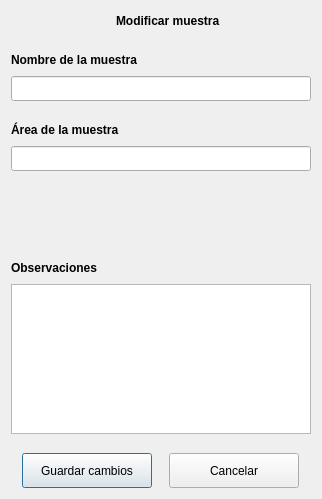
<?xml version="1.0" encoding="UTF-8"?>
<ui version="4.0">
 <class>dlgModificarMuestra</class>
 <widget class="QDialog" name="dlgModificarMuestra">
  <property name="geometry">
   <rect>
    <x>0</x>
    <y>0</y>
    <width>322</width>
    <height>499</height>
   </rect>
  </property>
  <property name="windowTitle">
   <string>Modificar muestra</string>
  </property>
  <property name="windowIcon">
   <iconset resource="recursos.qrc">
    <normaloff>:/img/logo_icono_nuevo.ico</normaloff>:/img/logo_icono_nuevo.ico</iconset>
  </property>
  <layout class="QGridLayout" name="gridLayout">
   <item row="0" column="0">
    <layout class="QVBoxLayout" name="verticalLayout_4">
     <item>
      <layout class="QHBoxLayout" name="horizontalLayout_2">
       <item>
        <spacer name="horizontalSpacer_2">
         <property name="orientation">
          <enum>Qt::Horizontal</enum>
         </property>
         <property name="sizeHint" stdset="0">
          <size>
           <width>40</width>
           <height>20</height>
          </size>
         </property>
        </spacer>
       </item>
       <item>
        <widget class="QLabel" name="label">
         <property name="maximumSize">
          <size>
           <width>50</width>
           <height>50</height>
          </size>
         </property>
         <property name="text">
          <string/>
         </property>
         <property name="pixmap">
          <pixmap resource="recursos.qrc">:/img/editar_muestra.png</pixmap>
         </property>
         <property name="scaledContents">
          <bool>true</bool>
         </property>
        </widget>
       </item>
       <item>
        <widget class="QLabel" name="etqModLesion">
         <property name="font">
          <font>
           <weight>75</weight>
           <bold>true</bold>
          </font>
         </property>
         <property name="text">
          <string>Modificar muestra</string>
         </property>
        </widget>
       </item>
       <item>
        <spacer name="horizontalSpacer_3">
         <property name="orientation">
          <enum>Qt::Horizontal</enum>
         </property>
         <property name="sizeHint" stdset="0">
          <size>
           <width>40</width>
           <height>20</height>
          </size>
         </property>
        </spacer>
       </item>
      </layout>
     </item>
     <item>
      <spacer name="verticalSpacer_2">
       <property name="orientation">
        <enum>Qt::Vertical</enum>
       </property>
       <property name="sizeType">
        <enum>QSizePolicy::Fixed</enum>
       </property>
       <property name="sizeHint" stdset="0">
        <size>
         <width>20</width>
         <height>13</height>
        </size>
       </property>
      </spacer>
     </item>
     <item>
      <layout class="QVBoxLayout" name="verticalLayout_2">
       <item>
        <layout class="QHBoxLayout" name="horizontalLayout_4">
         <item>
          <widget class="QLabel" name="etqNombre">
           <property name="font">
            <font>
             <weight>75</weight>
             <bold>true</bold>
            </font>
           </property>
           <property name="text">
            <string>Nombre de la muestra</string>
           </property>
          </widget>
         </item>
         <item>
          <spacer name="horizontalSpacer_5">
           <property name="orientation">
            <enum>Qt::Horizontal</enum>
           </property>
           <property name="sizeHint" stdset="0">
            <size>
             <width>40</width>
             <height>20</height>
            </size>
           </property>
          </spacer>
         </item>
        </layout>
       </item>
       <item>
        <widget class="QLineEdit" name="lineaNombre">
         <property name="minimumSize">
          <size>
           <width>300</width>
           <height>25</height>
          </size>
         </property>
         <property name="maximumSize">
          <size>
           <width>16777215</width>
           <height>25</height>
          </size>
         </property>
         <property name="inputMethodHints">
          <set>Qt::ImhLatinOnly|Qt::ImhPreferLatin|Qt::ImhPreferUppercase|Qt::ImhUppercaseOnly</set>
         </property>
         <property name="maxLength">
          <number>40</number>
         </property>
        </widget>
       </item>
      </layout>
     </item>
     <item>
      <spacer name="verticalSpacer_3">
       <property name="orientation">
        <enum>Qt::Vertical</enum>
       </property>
       <property name="sizeType">
        <enum>QSizePolicy::Fixed</enum>
       </property>
       <property name="sizeHint" stdset="0">
        <size>
         <width>20</width>
         <height>13</height>
        </size>
       </property>
      </spacer>
     </item>
     <item>
      <layout class="QVBoxLayout" name="verticalLayout">
       <item>
        <layout class="QHBoxLayout" name="horizontalLayout_3">
         <item>
          <widget class="QLabel" name="etqArea">
           <property name="font">
            <font>
             <weight>75</weight>
             <bold>true</bold>
            </font>
           </property>
           <property name="text">
            <string>Área de la muestra</string>
           </property>
          </widget>
         </item>
         <item>
          <spacer name="horizontalSpacer_4">
           <property name="orientation">
            <enum>Qt::Horizontal</enum>
           </property>
           <property name="sizeHint" stdset="0">
            <size>
             <width>40</width>
             <height>20</height>
            </size>
           </property>
          </spacer>
         </item>
        </layout>
       </item>
       <item>
        <widget class="QLineEdit" name="lineaArea">
         <property name="minimumSize">
          <size>
           <width>300</width>
           <height>25</height>
          </size>
         </property>
         <property name="maximumSize">
          <size>
           <width>16777215</width>
           <height>25</height>
          </size>
         </property>
         <property name="inputMethodHints">
          <set>Qt::ImhLatinOnly|Qt::ImhPreferLatin|Qt::ImhPreferUppercase|Qt::ImhUppercaseOnly</set>
         </property>
         <property name="maxLength">
          <number>40</number>
         </property>
        </widget>
       </item>
      </layout>
     </item>
     <item>
      <layout class="QVBoxLayout" name="verticalLayout_3">
       <item>
        <spacer name="verticalSpacer_6">
         <property name="orientation">
          <enum>Qt::Vertical</enum>
         </property>
         <property name="sizeType">
          <enum>QSizePolicy::Expanding</enum>
         </property>
         <property name="sizeHint" stdset="0">
          <size>
           <width>20</width>
           <height>13</height>
          </size>
         </property>
        </spacer>
       </item>
       <item>
        <layout class="QHBoxLayout" name="horizontalLayout">
         <item>
          <widget class="QLabel" name="etqObservaciones">
           <property name="font">
            <font>
             <weight>75</weight>
             <bold>true</bold>
            </font>
           </property>
           <property name="text">
            <string>Observaciones</string>
           </property>
          </widget>
         </item>
         <item>
          <spacer name="horizontalSpacer">
           <property name="orientation">
            <enum>Qt::Horizontal</enum>
           </property>
           <property name="sizeHint" stdset="0">
            <size>
             <width>40</width>
             <height>20</height>
            </size>
           </property>
          </spacer>
         </item>
        </layout>
       </item>
       <item>
        <widget class="QTextEdit" name="textEditObservaciones">
         <property name="minimumSize">
          <size>
           <width>0</width>
           <height>150</height>
          </size>
         </property>
         <property name="maximumSize">
          <size>
           <width>16777215</width>
           <height>150</height>
          </size>
         </property>
        </widget>
       </item>
      </layout>
     </item>
     <item>
      <spacer name="verticalSpacer_5">
       <property name="orientation">
        <enum>Qt::Vertical</enum>
       </property>
       <property name="sizeType">
        <enum>QSizePolicy::Fixed</enum>
       </property>
       <property name="sizeHint" stdset="0">
        <size>
         <width>20</width>
         <height>13</height>
        </size>
       </property>
      </spacer>
     </item>
     <item>
      <layout class="QHBoxLayout" name="horizontalLayout_5">
       <item>
        <widget class="QPushButton" name="btnModificar">
         <property name="minimumSize">
          <size>
           <width>130</width>
           <height>35</height>
          </size>
         </property>
         <property name="maximumSize">
          <size>
           <width>130</width>
           <height>35</height>
          </size>
         </property>
         <property name="text">
          <string>Guardar cambios</string>
         </property>
         <property name="iconSize">
          <size>
           <width>25</width>
           <height>20</height>
          </size>
         </property>
        </widget>
       </item>
       <item>
        <widget class="QPushButton" name="btnCancelar">
         <property name="minimumSize">
          <size>
           <width>130</width>
           <height>35</height>
          </size>
         </property>
         <property name="maximumSize">
          <size>
           <width>130</width>
           <height>35</height>
          </size>
         </property>
         <property name="text">
          <string>Cancelar</string>
         </property>
         <property name="iconSize">
          <size>
           <width>25</width>
           <height>20</height>
          </size>
         </property>
        </widget>
       </item>
      </layout>
     </item>
    </layout>
   </item>
  </layout>
 </widget>
 <resources>
  <include location="recursos.qrc"/>
 </resources>
 <connections/>
</ui>
